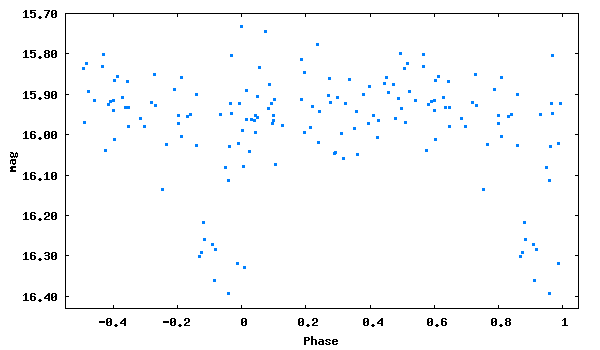

Write the gnuplot code that produced this figure.
set term png size 600,350 medium
set colors classic
set output 'phase_lc_4.png'
set xlabel 'Phase'
set ylabel 'mag'
#set title 'JDmax = 2445933.40800 + 0.4631474 x E'
set format y '%5.2f'
plot [-0.55:1.05][16.43:15.70] "phase_lc_4.dat" linecolor 3 pointtype 5 pointsize 0.3 title ""
